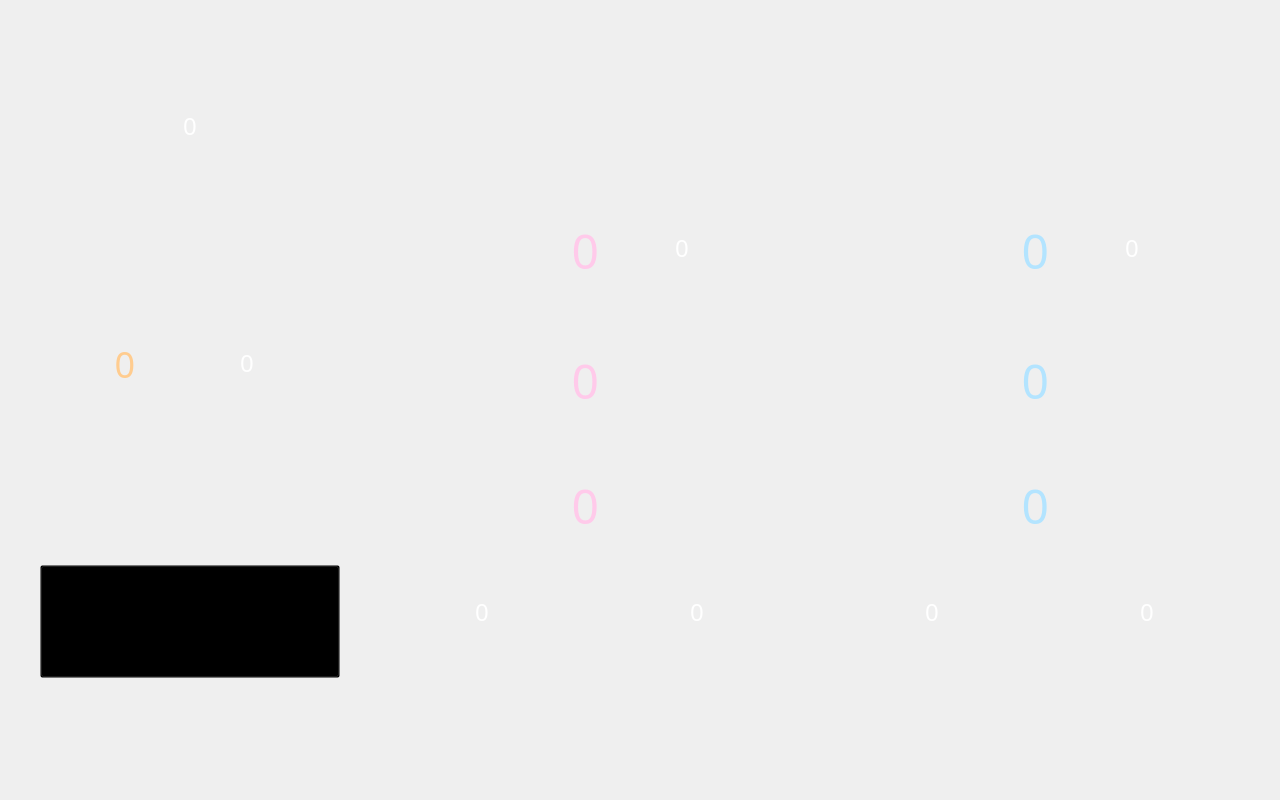
<?xml version="1.0" encoding="UTF-8"?>
<ui version="4.0">
 <class>MainWindow</class>
 <widget class="QMainWindow" name="MainWindow">
  <property name="geometry">
   <rect>
    <x>0</x>
    <y>0</y>
    <width>1280</width>
    <height>800</height>
   </rect>
  </property>
  <property name="windowTitle">
   <string>MainWindow</string>
  </property>
  <property name="autoFillBackground">
   <bool>false</bool>
  </property>
  <property name="styleSheet">
   <string notr="true"/>
  </property>
  <widget class="QWidget" name="centralWidget">
   <property name="autoFillBackground">
    <bool>false</bool>
   </property>
   <property name="styleSheet">
    <string notr="true"/>
   </property>
   <widget class="QWidget" name="waterTmpWg" native="true">
    <property name="geometry">
     <rect>
      <x>40</x>
      <y>180</y>
      <width>300</width>
      <height>245</height>
     </rect>
    </property>
    <property name="styleSheet">
     <string notr="true">#waterTmpWg{
background-image: url(:/images/waterRoomTmpOff_Bg.png);
}</string>
    </property>
    <widget class="QPushButton" name="wtrRomOnOffBt">
     <property name="geometry">
      <rect>
       <x>187</x>
       <y>28</y>
       <width>66</width>
       <height>66</height>
      </rect>
     </property>
     <property name="styleSheet">
      <string notr="true">#wtrRomOnOffBt
{
background: transparent;
border-width:-1px;
padding:-1px;
}

#wtrRomOnOffBt:focus{outline: none;
}</string>
     </property>
     <property name="text">
      <string/>
     </property>
     <property name="icon">
      <iconset resource="image.qrc">
       <normaloff>:/images/tmpOff_Icon.png</normaloff>
       <normalon>:/images/tmpOn_Icon.png</normalon>
       <disabledoff>:/images/tmpOff_Icon.png</disabledoff>:/images/tmpOff_Icon.png</iconset>
     </property>
     <property name="iconSize">
      <size>
       <width>135</width>
       <height>66</height>
      </size>
     </property>
     <property name="checkable">
      <bool>true</bool>
     </property>
     <property name="flat">
      <bool>true</bool>
     </property>
    </widget>
    <widget class="QLabel" name="showTmpLabel">
     <property name="geometry">
      <rect>
       <x>0</x>
       <y>166</y>
       <width>170</width>
       <height>36</height>
      </rect>
     </property>
     <property name="styleSheet">
      <string notr="true">#showTmpLabel
{
font-family:simhei;
color: rgb(255, 204, 143);
font:36px;
}</string>
     </property>
     <property name="text">
      <string>0</string>
     </property>
     <property name="alignment">
      <set>Qt::AlignCenter</set>
     </property>
    </widget>
    <widget class="QLineEdit" name="setWatTmpLE">
     <property name="geometry">
      <rect>
       <x>170</x>
       <y>170</y>
       <width>75</width>
       <height>25</height>
      </rect>
     </property>
     <property name="cursor">
      <cursorShape>ArrowCursor</cursorShape>
     </property>
     <property name="styleSheet">
      <string notr="true">#setWatTmpLE{
background: transparent;
font-family:simhei;
color: rgb(255,255,255);
font:24px;
}
#setWatTmpLE{
border-width:0;border-style:outset
}</string>
     </property>
     <property name="text">
      <string>0</string>
     </property>
     <property name="alignment">
      <set>Qt::AlignCenter</set>
     </property>
     <property name="dragEnabled">
      <bool>false</bool>
     </property>
     <property name="readOnly">
      <bool>true</bool>
     </property>
    </widget>
   </widget>
   <widget class="QLabel" name="sysTmtLabel">
    <property name="geometry">
     <rect>
      <x>40</x>
      <y>8</y>
      <width>300</width>
      <height>25</height>
     </rect>
    </property>
    <property name="styleSheet">
     <string notr="true">#sysTmtLabel
{
font-family:simhei;
color:rgb(255,255,255);
font:24px;
}</string>
    </property>
    <property name="text">
     <string/>
    </property>
   </widget>
   <widget class="QWidget" name="waterGageWg" native="true">
    <property name="geometry">
     <rect>
      <x>40</x>
      <y>445</y>
      <width>300</width>
      <height>100</height>
     </rect>
    </property>
    <property name="styleSheet">
     <string notr="true">#waterGageWg{
image: url(:/images/waterRoomGage_Bg.png);
}</string>
    </property>
    <widget class="QRoundProgressBar" name="WatRoundBar" native="true">
     <property name="geometry">
      <rect>
       <x>190</x>
       <y>20</y>
       <width>60</width>
       <height>60</height>
      </rect>
     </property>
     <property name="palette">
      <palette>
       <active>
        <colorrole role="WindowText">
         <brush brushstyle="SolidPattern">
          <color alpha="255">
           <red>255</red>
           <green>255</green>
           <blue>255</blue>
          </color>
         </brush>
        </colorrole>
        <colorrole role="Button">
         <brush brushstyle="SolidPattern">
          <color alpha="255">
           <red>54</red>
           <green>54</green>
           <blue>61</blue>
          </color>
         </brush>
        </colorrole>
        <colorrole role="Light">
         <brush brushstyle="SolidPattern">
          <color alpha="255">
           <red>239</red>
           <green>41</green>
           <blue>41</blue>
          </color>
         </brush>
        </colorrole>
        <colorrole role="Midlight">
         <brush brushstyle="SolidPattern">
          <color alpha="255">
           <red>255</red>
           <green>255</green>
           <blue>255</blue>
          </color>
         </brush>
        </colorrole>
        <colorrole role="Dark">
         <brush brushstyle="SolidPattern">
          <color alpha="255">
           <red>71</red>
           <green>71</green>
           <blue>71</blue>
          </color>
         </brush>
        </colorrole>
        <colorrole role="Mid">
         <brush brushstyle="SolidPattern">
          <color alpha="255">
           <red>38</red>
           <green>38</green>
           <blue>38</blue>
          </color>
         </brush>
        </colorrole>
        <colorrole role="Text">
         <brush brushstyle="SolidPattern">
          <color alpha="255">
           <red>138</red>
           <green>226</green>
           <blue>52</blue>
          </color>
         </brush>
        </colorrole>
        <colorrole role="BrightText">
         <brush brushstyle="SolidPattern">
          <color alpha="255">
           <red>255</red>
           <green>255</green>
           <blue>255</blue>
          </color>
         </brush>
        </colorrole>
        <colorrole role="ButtonText">
         <brush brushstyle="SolidPattern">
          <color alpha="255">
           <red>255</red>
           <green>255</green>
           <blue>255</blue>
          </color>
         </brush>
        </colorrole>
        <colorrole role="Base">
         <brush brushstyle="SolidPattern">
          <color alpha="255">
           <red>85</red>
           <green>85</green>
           <blue>85</blue>
          </color>
         </brush>
        </colorrole>
        <colorrole role="Window">
         <brush brushstyle="SolidPattern">
          <color alpha="255">
           <red>64</red>
           <green>64</green>
           <blue>71</blue>
          </color>
         </brush>
        </colorrole>
        <colorrole role="Shadow">
         <brush brushstyle="SolidPattern">
          <color alpha="255">
           <red>71</red>
           <green>71</green>
           <blue>71</blue>
          </color>
         </brush>
        </colorrole>
        <colorrole role="Highlight">
         <brush brushstyle="SolidPattern">
          <color alpha="255">
           <red>255</red>
           <green>170</green>
           <blue>0</blue>
          </color>
         </brush>
        </colorrole>
        <colorrole role="AlternateBase">
         <brush brushstyle="SolidPattern">
          <color alpha="255">
           <red>115</red>
           <green>115</green>
           <blue>115</blue>
          </color>
         </brush>
        </colorrole>
        <colorrole role="ToolTipBase">
         <brush brushstyle="SolidPattern">
          <color alpha="255">
           <red>255</red>
           <green>255</green>
           <blue>220</blue>
          </color>
         </brush>
        </colorrole>
        <colorrole role="ToolTipText">
         <brush brushstyle="SolidPattern">
          <color alpha="255">
           <red>0</red>
           <green>0</green>
           <blue>0</blue>
          </color>
         </brush>
        </colorrole>
       </active>
       <inactive>
        <colorrole role="WindowText">
         <brush brushstyle="SolidPattern">
          <color alpha="255">
           <red>255</red>
           <green>255</green>
           <blue>255</blue>
          </color>
         </brush>
        </colorrole>
        <colorrole role="Button">
         <brush brushstyle="SolidPattern">
          <color alpha="255">
           <red>54</red>
           <green>54</green>
           <blue>61</blue>
          </color>
         </brush>
        </colorrole>
        <colorrole role="Light">
         <brush brushstyle="SolidPattern">
          <color alpha="255">
           <red>239</red>
           <green>41</green>
           <blue>41</blue>
          </color>
         </brush>
        </colorrole>
        <colorrole role="Midlight">
         <brush brushstyle="SolidPattern">
          <color alpha="255">
           <red>255</red>
           <green>255</green>
           <blue>255</blue>
          </color>
         </brush>
        </colorrole>
        <colorrole role="Dark">
         <brush brushstyle="SolidPattern">
          <color alpha="255">
           <red>71</red>
           <green>71</green>
           <blue>71</blue>
          </color>
         </brush>
        </colorrole>
        <colorrole role="Mid">
         <brush brushstyle="SolidPattern">
          <color alpha="255">
           <red>38</red>
           <green>38</green>
           <blue>38</blue>
          </color>
         </brush>
        </colorrole>
        <colorrole role="Text">
         <brush brushstyle="SolidPattern">
          <color alpha="255">
           <red>138</red>
           <green>226</green>
           <blue>52</blue>
          </color>
         </brush>
        </colorrole>
        <colorrole role="BrightText">
         <brush brushstyle="SolidPattern">
          <color alpha="255">
           <red>255</red>
           <green>255</green>
           <blue>255</blue>
          </color>
         </brush>
        </colorrole>
        <colorrole role="ButtonText">
         <brush brushstyle="SolidPattern">
          <color alpha="255">
           <red>255</red>
           <green>255</green>
           <blue>255</blue>
          </color>
         </brush>
        </colorrole>
        <colorrole role="Base">
         <brush brushstyle="SolidPattern">
          <color alpha="255">
           <red>85</red>
           <green>85</green>
           <blue>85</blue>
          </color>
         </brush>
        </colorrole>
        <colorrole role="Window">
         <brush brushstyle="SolidPattern">
          <color alpha="255">
           <red>64</red>
           <green>64</green>
           <blue>71</blue>
          </color>
         </brush>
        </colorrole>
        <colorrole role="Shadow">
         <brush brushstyle="SolidPattern">
          <color alpha="255">
           <red>71</red>
           <green>71</green>
           <blue>71</blue>
          </color>
         </brush>
        </colorrole>
        <colorrole role="Highlight">
         <brush brushstyle="SolidPattern">
          <color alpha="255">
           <red>255</red>
           <green>170</green>
           <blue>0</blue>
          </color>
         </brush>
        </colorrole>
        <colorrole role="AlternateBase">
         <brush brushstyle="SolidPattern">
          <color alpha="255">
           <red>115</red>
           <green>115</green>
           <blue>115</blue>
          </color>
         </brush>
        </colorrole>
        <colorrole role="ToolTipBase">
         <brush brushstyle="SolidPattern">
          <color alpha="255">
           <red>255</red>
           <green>255</green>
           <blue>220</blue>
          </color>
         </brush>
        </colorrole>
        <colorrole role="ToolTipText">
         <brush brushstyle="SolidPattern">
          <color alpha="255">
           <red>0</red>
           <green>0</green>
           <blue>0</blue>
          </color>
         </brush>
        </colorrole>
       </inactive>
       <disabled>
        <colorrole role="WindowText">
         <brush brushstyle="SolidPattern">
          <color alpha="255">
           <red>71</red>
           <green>71</green>
           <blue>71</blue>
          </color>
         </brush>
        </colorrole>
        <colorrole role="Button">
         <brush brushstyle="SolidPattern">
          <color alpha="255">
           <red>54</red>
           <green>54</green>
           <blue>61</blue>
          </color>
         </brush>
        </colorrole>
        <colorrole role="Light">
         <brush brushstyle="SolidPattern">
          <color alpha="255">
           <red>239</red>
           <green>41</green>
           <blue>41</blue>
          </color>
         </brush>
        </colorrole>
        <colorrole role="Midlight">
         <brush brushstyle="SolidPattern">
          <color alpha="255">
           <red>255</red>
           <green>255</green>
           <blue>255</blue>
          </color>
         </brush>
        </colorrole>
        <colorrole role="Dark">
         <brush brushstyle="SolidPattern">
          <color alpha="255">
           <red>71</red>
           <green>71</green>
           <blue>71</blue>
          </color>
         </brush>
        </colorrole>
        <colorrole role="Mid">
         <brush brushstyle="SolidPattern">
          <color alpha="255">
           <red>38</red>
           <green>38</green>
           <blue>38</blue>
          </color>
         </brush>
        </colorrole>
        <colorrole role="Text">
         <brush brushstyle="SolidPattern">
          <color alpha="255">
           <red>71</red>
           <green>71</green>
           <blue>71</blue>
          </color>
         </brush>
        </colorrole>
        <colorrole role="BrightText">
         <brush brushstyle="SolidPattern">
          <color alpha="255">
           <red>255</red>
           <green>255</green>
           <blue>255</blue>
          </color>
         </brush>
        </colorrole>
        <colorrole role="ButtonText">
         <brush brushstyle="SolidPattern">
          <color alpha="255">
           <red>71</red>
           <green>71</green>
           <blue>71</blue>
          </color>
         </brush>
        </colorrole>
        <colorrole role="Base">
         <brush brushstyle="SolidPattern">
          <color alpha="255">
           <red>64</red>
           <green>64</green>
           <blue>71</blue>
          </color>
         </brush>
        </colorrole>
        <colorrole role="Window">
         <brush brushstyle="SolidPattern">
          <color alpha="255">
           <red>64</red>
           <green>64</green>
           <blue>71</blue>
          </color>
         </brush>
        </colorrole>
        <colorrole role="Shadow">
         <brush brushstyle="SolidPattern">
          <color alpha="255">
           <red>71</red>
           <green>71</green>
           <blue>71</blue>
          </color>
         </brush>
        </colorrole>
        <colorrole role="Highlight">
         <brush brushstyle="SolidPattern">
          <color alpha="255">
           <red>50</red>
           <green>100</green>
           <blue>150</blue>
          </color>
         </brush>
        </colorrole>
        <colorrole role="AlternateBase">
         <brush brushstyle="SolidPattern">
          <color alpha="255">
           <red>115</red>
           <green>115</green>
           <blue>115</blue>
          </color>
         </brush>
        </colorrole>
        <colorrole role="ToolTipBase">
         <brush brushstyle="SolidPattern">
          <color alpha="255">
           <red>255</red>
           <green>255</green>
           <blue>220</blue>
          </color>
         </brush>
        </colorrole>
        <colorrole role="ToolTipText">
         <brush brushstyle="SolidPattern">
          <color alpha="255">
           <red>0</red>
           <green>0</green>
           <blue>0</blue>
          </color>
         </brush>
        </colorrole>
       </disabled>
      </palette>
     </property>
     <layout class="QVBoxLayout" name="verticalLayout"/>
    </widget>
   </widget>
   <widget class="QWidget" name="strTmtWg" native="true">
    <property name="geometry">
     <rect>
      <x>40</x>
      <y>60</y>
      <width>300</width>
      <height>100</height>
     </rect>
    </property>
    <property name="styleSheet">
     <string notr="true">#strTmtWg{
image: url(:/images/strTmt_Bg.png);
}</string>
    </property>
    <widget class="QLabel" name="strTmtLabel">
     <property name="geometry">
      <rect>
       <x>0</x>
       <y>53</y>
       <width>300</width>
       <height>25</height>
      </rect>
     </property>
     <property name="styleSheet">
      <string notr="true">#strTmtLabel
{
   font-family:simhei;
   color: rgb(255,255,255);
   font:24px;
}</string>
     </property>
     <property name="text">
      <string>0</string>
     </property>
     <property name="alignment">
      <set>Qt::AlignCenter</set>
     </property>
    </widget>
   </widget>
   <widget class="QTabWidget" name="monTabWidget">
    <property name="geometry">
     <rect>
      <x>360</x>
      <y>180</y>
      <width>430</width>
      <height>590</height>
     </rect>
    </property>
    <property name="styleSheet">
     <string notr="true">QTabBar::tab 
{	
    min-width:215px;min-height:90px;
    border-top-left-radius: 0px;
    border-top-right-radius: 0px;
}
QTabBar::tab:selected
{   
     margin-left: 0px;
     margin-right: -16px;
	padding:0px;
}
QTabBar::tab:selected:Disabled
{ 
padding:0px;
}

QTabBar::tab:!selected 
{

	padding:0px;
}
QTabBar::tab:!selected:Disabled
{

	padding:0px;
}

QTabWidget::pane
{
	border: 0px;
	top:0px;
	left: 0px;
}</string>
    </property>
    <property name="tabPosition">
     <enum>QTabWidget::South</enum>
    </property>
    <property name="tabShape">
     <enum>QTabWidget::Rounded</enum>
    </property>
    <property name="currentIndex">
     <number>0</number>
    </property>
    <property name="iconSize">
     <size>
      <width>215</width>
      <height>90</height>
     </size>
    </property>
    <property name="usesScrollButtons">
     <bool>false</bool>
    </property>
    <widget class="QWidget" name="prePourTab">
     <attribute name="icon">
      <iconset resource="image.qrc">
       <normaloff>:/images/prePourOff_Icon.png</normaloff>
       <normalon>:/images/prePourOn_Icon.png</normalon>
       <disabledoff>:/images/prePourOff_Icon.png</disabledoff>
       <disabledon>:/images/prePourDis_Icon.png</disabledon>:/images/prePourOff_Icon.png</iconset>
     </attribute>
     <attribute name="title">
      <string/>
     </attribute>
     <widget class="QWidget" name="prePourWg" native="true">
      <property name="geometry">
       <rect>
        <x>0</x>
        <y>0</y>
        <width>430</width>
        <height>500</height>
       </rect>
      </property>
      <property name="styleSheet">
       <string notr="true">#prePourWg{
	background-image: url(:/images/monDataPrePour_Bg.png);
}
#prePourWg:Disabled{
background-image: url(:/images/monDataPrePourOff_Bg.png);
}</string>
      </property>
      <widget class="QLabel" name="preFlowLb">
       <property name="geometry">
        <rect>
         <x>99</x>
         <y>170</y>
         <width>140</width>
         <height>60</height>
        </rect>
       </property>
       <property name="styleSheet">
        <string notr="true">#preFlowLb
{
color: rgb(255, 202, 234);
font-family:simhei;
font:bold;
font:48px;
}</string>
       </property>
       <property name="text">
        <string>0</string>
       </property>
       <property name="alignment">
        <set>Qt::AlignRight|Qt::AlignTrailing|Qt::AlignVCenter</set>
       </property>
      </widget>
      <widget class="QLabel" name="preTmpLb">
       <property name="geometry">
        <rect>
         <x>99</x>
         <y>295</y>
         <width>140</width>
         <height>60</height>
        </rect>
       </property>
       <property name="styleSheet">
        <string notr="true">#preTmpLb
{
color: rgb(255, 202, 234);
font-family:simhei;
font:bold;
font:48px;
}</string>
       </property>
       <property name="text">
        <string>0</string>
       </property>
       <property name="alignment">
        <set>Qt::AlignRight|Qt::AlignTrailing|Qt::AlignVCenter</set>
       </property>
      </widget>
      <widget class="QLabel" name="prePressLb">
       <property name="geometry">
        <rect>
         <x>115</x>
         <y>419</y>
         <width>70</width>
         <height>25</height>
        </rect>
       </property>
       <property name="styleSheet">
        <string notr="true">#prePressLb
{
font-family:simhei;
color:rgb(255,255,255);
font:24px;
}</string>
       </property>
       <property name="text">
        <string>0</string>
       </property>
       <property name="alignment">
        <set>Qt::AlignLeading|Qt::AlignLeft|Qt::AlignVCenter</set>
       </property>
      </widget>
      <widget class="QLineEdit" name="preSpeedSetLE">
       <property name="geometry">
        <rect>
         <x>285</x>
         <y>48</y>
         <width>75</width>
         <height>40</height>
        </rect>
       </property>
       <property name="styleSheet">
        <string notr="true">#preSpeedSetLE{
background: transparent;
color:rgb(255,255,255);
font-family:simhei;
font:24px;
}
QLineEdit{
border-width:0;border-style:outset
}</string>
       </property>
       <property name="text">
        <string>0</string>
       </property>
       <property name="alignment">
        <set>Qt::AlignCenter</set>
       </property>
      </widget>
      <widget class="QLabel" name="preSpeedLb">
       <property name="geometry">
        <rect>
         <x>99</x>
         <y>40</y>
         <width>140</width>
         <height>60</height>
        </rect>
       </property>
       <property name="styleSheet">
        <string notr="true">#preSpeedLb
{
color: rgb(255, 202, 234);
font-family:simhei;
font:bold;
font:48px;
}</string>
       </property>
       <property name="text">
        <string>0</string>
       </property>
       <property name="alignment">
        <set>Qt::AlignRight|Qt::AlignTrailing|Qt::AlignVCenter</set>
       </property>
      </widget>
      <widget class="QLabel" name="preFloRLb">
       <property name="geometry">
        <rect>
         <x>330</x>
         <y>419</y>
         <width>70</width>
         <height>25</height>
        </rect>
       </property>
       <property name="styleSheet">
        <string notr="true">#preFloRLb
{
font-family:simhei;
color:rgb(255,255,255);
font:24px;
}</string>
       </property>
       <property name="text">
        <string>0</string>
       </property>
       <property name="alignment">
        <set>Qt::AlignLeading|Qt::AlignLeft|Qt::AlignVCenter</set>
       </property>
      </widget>
     </widget>
    </widget>
    <widget class="QWidget" name="pourTab">
     <property name="maximumSize">
      <size>
       <width>814</width>
       <height>562</height>
      </size>
     </property>
     <property name="sizeIncrement">
      <size>
       <width>814</width>
       <height>562</height>
      </size>
     </property>
     <attribute name="icon">
      <iconset resource="image.qrc">
       <normaloff>:/images/pourOff_Icon.png</normaloff>
       <normalon>:/images/pourOn_Icon.png</normalon>
       <disabledoff>:/images/pourDis_Icon.png</disabledoff>
       <disabledon>:/images/pourDis_Icon.png</disabledon>:/images/pourOff_Icon.png</iconset>
     </attribute>
     <attribute name="title">
      <string/>
     </attribute>
     <widget class="QWidget" name="pourWg" native="true">
      <property name="geometry">
       <rect>
        <x>0</x>
        <y>0</y>
        <width>430</width>
        <height>500</height>
       </rect>
      </property>
      <property name="styleSheet">
       <string notr="true">#pourWg{
background-image: url(:/images/monDataPour_Bg.png);

}</string>
      </property>
      <widget class="QLabel" name="pourFlowLb">
       <property name="geometry">
        <rect>
         <x>99</x>
         <y>170</y>
         <width>140</width>
         <height>60</height>
        </rect>
       </property>
       <property name="styleSheet">
        <string notr="true">#pourFlowLb
{
color: rgb(255, 202, 234);
font-family:simhei;
font:bold;
font:48px;
}</string>
       </property>
       <property name="text">
        <string>0</string>
       </property>
       <property name="alignment">
        <set>Qt::AlignRight|Qt::AlignTrailing|Qt::AlignVCenter</set>
       </property>
      </widget>
      <widget class="QLabel" name="pourTmpLb">
       <property name="geometry">
        <rect>
         <x>99</x>
         <y>295</y>
         <width>140</width>
         <height>60</height>
        </rect>
       </property>
       <property name="styleSheet">
        <string notr="true">#pourTmpLb
{
color: rgb(255, 202, 234);
font-family:simhei;
font:bold;
font:48px;
}</string>
       </property>
       <property name="text">
        <string>0</string>
       </property>
       <property name="alignment">
        <set>Qt::AlignRight|Qt::AlignTrailing|Qt::AlignVCenter</set>
       </property>
      </widget>
      <widget class="QLabel" name="pourSpeedLb">
       <property name="geometry">
        <rect>
         <x>115</x>
         <y>419</y>
         <width>70</width>
         <height>25</height>
        </rect>
       </property>
       <property name="styleSheet">
        <string notr="true">#pourSpeedLb
{
font-family:simhei;
color:rgb(255,255,255);
font:24px;
}</string>
       </property>
       <property name="text">
        <string>0</string>
       </property>
       <property name="alignment">
        <set>Qt::AlignLeading|Qt::AlignLeft|Qt::AlignVCenter</set>
       </property>
      </widget>
      <widget class="QLineEdit" name="pourPressSetLE">
       <property name="geometry">
        <rect>
         <x>285</x>
         <y>48</y>
         <width>75</width>
         <height>40</height>
        </rect>
       </property>
       <property name="styleSheet">
        <string notr="true">#pourPressSetLE{
background: transparent;
color:rgb(255,255,255);
font-family:simhei;
font:24px;
}
QLineEdit{
border-width:0;border-style:outset
}</string>
       </property>
       <property name="text">
        <string>0</string>
       </property>
       <property name="alignment">
        <set>Qt::AlignCenter</set>
       </property>
      </widget>
      <widget class="QLabel" name="pourPressLb">
       <property name="geometry">
        <rect>
         <x>99</x>
         <y>40</y>
         <width>140</width>
         <height>60</height>
        </rect>
       </property>
       <property name="styleSheet">
        <string notr="true">#pourPressLb
{
color: rgb(255, 202, 234);
font-family:simhei;
font:bold;
font:48px;
}</string>
       </property>
       <property name="text">
        <string>0</string>
       </property>
       <property name="alignment">
        <set>Qt::AlignRight|Qt::AlignTrailing|Qt::AlignVCenter</set>
       </property>
      </widget>
      <widget class="QLabel" name="pourFloRLb">
       <property name="geometry">
        <rect>
         <x>330</x>
         <y>419</y>
         <width>70</width>
         <height>25</height>
        </rect>
       </property>
       <property name="styleSheet">
        <string notr="true">#pourFloRLb
{
font-family:simhei;
color:rgb(255,255,255);
font:24px;
}</string>
       </property>
       <property name="text">
        <string>0</string>
       </property>
       <property name="alignment">
        <set>Qt::AlignLeading|Qt::AlignLeft|Qt::AlignVCenter</set>
       </property>
      </widget>
     </widget>
    </widget>
   </widget>
   <widget class="QWidget" name="alarmWg" native="true">
    <property name="geometry">
     <rect>
      <x>40</x>
      <y>565</y>
      <width>300</width>
      <height>115</height>
     </rect>
    </property>
    <property name="styleSheet">
     <string notr="true">#alarmWg
{
	border: 0px;
	top:0px;
	left: 0px;
}</string>
    </property>
    <widget class="QLabel" name="almShowLb">
     <property name="geometry">
      <rect>
       <x>0</x>
       <y>0</y>
       <width>300</width>
       <height>115</height>
      </rect>
     </property>
     <property name="styleSheet">
      <string notr="true">#almShowLb{
background-image: url(:/images/alarm.png);
   font-family:simhei;
   font:bold;
   font:26px;
}</string>
     </property>
     <property name="text">
      <string/>
     </property>
     <property name="alignment">
      <set>Qt::AlignCenter</set>
     </property>
    </widget>
    <widget class="QPushButton" name="almShowBtn">
     <property name="geometry">
      <rect>
       <x>0</x>
       <y>0</y>
       <width>300</width>
       <height>113</height>
      </rect>
     </property>
     <property name="styleSheet">
      <string notr="true">#almShowBtn{
background: transparent;
border-width:-1px;
padding:-1px
}
#almShowBtn:focus{outline: none;
}</string>
     </property>
     <property name="text">
      <string/>
     </property>
     <property name="checkable">
      <bool>false</bool>
     </property>
     <property name="flat">
      <bool>false</bool>
     </property>
    </widget>
   </widget>
   <widget class="QPushButton" name="almOnOffBtn">
    <property name="geometry">
     <rect>
      <x>147</x>
      <y>700</y>
      <width>86</width>
      <height>60</height>
     </rect>
    </property>
    <property name="styleSheet">
     <string notr="true">#almOnOffBtn{
background: transparent;
border-width:-1px;
padding:-1px;
}
#almOnOffBtn:focus{outline: none;
}</string>
    </property>
    <property name="text">
     <string/>
    </property>
    <property name="icon">
     <iconset resource="image.qrc">
      <normaloff>:/images/alarmDis_Icon.png</normaloff>
      <normalon>:/images/alarmOn_Icon.png</normalon>
      <disabledoff>:/images/alarmOff_Icon.png</disabledoff>:/images/alarmDis_Icon.png</iconset>
    </property>
    <property name="iconSize">
     <size>
      <width>86</width>
      <height>60</height>
     </size>
    </property>
    <property name="checkable">
     <bool>true</bool>
    </property>
    <property name="flat">
     <bool>true</bool>
    </property>
   </widget>
   <widget class="QPushButton" name="sysSetBtn">
    <property name="geometry">
     <rect>
      <x>254</x>
      <y>700</y>
      <width>86</width>
      <height>60</height>
     </rect>
    </property>
    <property name="styleSheet">
     <string notr="true">#sysSetBtn{
background: transparent;
border-width:-1px;
padding:-1px;
}
#sysSetBtn:focus{outline: none;
}</string>
    </property>
    <property name="text">
     <string/>
    </property>
    <property name="icon">
     <iconset resource="image.qrc">
      <normaloff>:/images/sysSet_Icon.png</normaloff>:/images/sysSet_Icon.png</iconset>
    </property>
    <property name="iconSize">
     <size>
      <width>86</width>
      <height>60</height>
     </size>
    </property>
    <property name="flat">
     <bool>true</bool>
    </property>
   </widget>
   <widget class="QPushButton" name="unLockScreenBtn">
    <property name="geometry">
     <rect>
      <x>40</x>
      <y>700</y>
      <width>86</width>
      <height>60</height>
     </rect>
    </property>
    <property name="styleSheet">
     <string notr="true">#unLockScreenBtn{
background: transparent;
border-width:-1px;
padding:-1px;
}
#unLockScreenBtn:focus{outline: none;
}</string>
    </property>
    <property name="text">
     <string/>
    </property>
    <property name="icon">
     <iconset resource="image.qrc">
      <normaloff>:/images/unLocking_Icon.png</normaloff>:/images/unLocking_Icon.png</iconset>
    </property>
    <property name="iconSize">
     <size>
      <width>86</width>
      <height>60</height>
     </size>
    </property>
    <property name="flat">
     <bool>true</bool>
    </property>
   </widget>
   <widget class="QWidget" name="arteryHeadWidget" native="true">
    <property name="geometry">
     <rect>
      <x>360</x>
      <y>60</y>
      <width>430</width>
      <height>120</height>
     </rect>
    </property>
    <property name="styleSheet">
     <string notr="true">#arteryHeadWidget{
background-image: url(:/images/arteryHeadDis_Bg.png);
}</string>
    </property>
    <widget class="QPushButton" name="BPStrBtn">
     <property name="geometry">
      <rect>
       <x>302</x>
       <y>27</y>
       <width>66</width>
       <height>66</height>
      </rect>
     </property>
     <property name="styleSheet">
      <string notr="true">#BPStrBtn
{
background: transparent;
border-width:-1px;
padding:-1px;
}

#BPStrBtn:focus{outline: none;
}</string>
     </property>
     <property name="text">
      <string/>
     </property>
     <property name="icon">
      <iconset resource="image.qrc">
       <normaloff>:/images/BP_Stop_Icon.png</normaloff>
       <normalon>:/images/BP_Start_Icon.png</normalon>:/images/BP_Stop_Icon.png</iconset>
     </property>
     <property name="iconSize">
      <size>
       <width>139</width>
       <height>139</height>
      </size>
     </property>
     <property name="checkable">
      <bool>true</bool>
     </property>
     <property name="flat">
      <bool>true</bool>
     </property>
    </widget>
   </widget>
   <widget class="QWidget" name="veinHeadWidget" native="true">
    <property name="geometry">
     <rect>
      <x>810</x>
      <y>60</y>
      <width>430</width>
      <height>120</height>
     </rect>
    </property>
    <property name="styleSheet">
     <string notr="true">#veinHeadWidget{
background-image: url(:/images/veinHeadDis_Bg.png);
}
</string>
    </property>
    <widget class="QPushButton" name="BPStrBtnV">
     <property name="geometry">
      <rect>
       <x>302</x>
       <y>27</y>
       <width>66</width>
       <height>66</height>
      </rect>
     </property>
     <property name="styleSheet">
      <string notr="true">#BPStrBtnV
{
background: transparent;
border-width:-1px;
padding:-1px;
}

#BPStrBtnV:focus{outline: none;
}</string>
     </property>
     <property name="text">
      <string/>
     </property>
     <property name="icon">
      <iconset resource="image.qrc">
       <normaloff>:/images/vBP_Stop_Icon.png</normaloff>
       <normalon>:/images/vBP_Start_Icon.png</normalon>:/images/vBP_Stop_Icon.png</iconset>
     </property>
     <property name="iconSize">
      <size>
       <width>139</width>
       <height>139</height>
      </size>
     </property>
     <property name="checkable">
      <bool>true</bool>
     </property>
     <property name="flat">
      <bool>true</bool>
     </property>
    </widget>
   </widget>
   <widget class="QTabWidget" name="VmonTabWidget">
    <property name="geometry">
     <rect>
      <x>810</x>
      <y>180</y>
      <width>430</width>
      <height>590</height>
     </rect>
    </property>
    <property name="styleSheet">
     <string notr="true">QTabBar::tab 
{	
    min-width:215px;min-height:90px;
    border-top-left-radius: 0px;
    border-top-right-radius: 0px;
}
QTabBar::tab:selected
{   
 
     margin-left: 0px;
     margin-right: -16px;

	padding:0px;
}
QTabBar::tab:selected:Disabled
{ 

padding:0px;
}

QTabBar::tab:!selected 
{

	padding:0px;
}
QTabBar::tab:!selected:Disabled
{

	padding:0px;
}

QTabWidget::pane
{
	border: 0px;
	top:0px;
	left: 0px;
}</string>
    </property>
    <property name="tabPosition">
     <enum>QTabWidget::South</enum>
    </property>
    <property name="currentIndex">
     <number>0</number>
    </property>
    <property name="iconSize">
     <size>
      <width>215</width>
      <height>90</height>
     </size>
    </property>
    <property name="usesScrollButtons">
     <bool>false</bool>
    </property>
    <widget class="QWidget" name="prePourTabV">
     <attribute name="icon">
      <iconset resource="image.qrc">
       <normaloff>:/images/prePourOff_Icon.png</normaloff>
       <normalon>:/images/prePourOn_IconV.png</normalon>
       <disabledoff>:/images/prePourDis_IconV.png</disabledoff>
       <disabledon>:/images/prePourDis_IconV.png</disabledon>:/images/prePourOff_Icon.png</iconset>
     </attribute>
     <attribute name="title">
      <string/>
     </attribute>
     <widget class="QWidget" name="prePourWgV" native="true">
      <property name="geometry">
       <rect>
        <x>0</x>
        <y>0</y>
        <width>430</width>
        <height>500</height>
       </rect>
      </property>
      <property name="styleSheet">
       <string notr="true">#prePourWgV{
background-image: url(:/images/monDataPrePour_Bg.png);
}
#prePourWgV:Disabled{
background-image: url(:/images/monDataPrePourOff_Bg.png);
}</string>
      </property>
      <widget class="QLabel" name="preFlowLbV">
       <property name="geometry">
        <rect>
         <x>99</x>
         <y>170</y>
         <width>140</width>
         <height>60</height>
        </rect>
       </property>
       <property name="styleSheet">
        <string notr="true">#preFlowLbV
{
color: rgb(179, 228, 255);
font-family:simhei;
font:bold;
font:48px;
}</string>
       </property>
       <property name="text">
        <string>0</string>
       </property>
       <property name="alignment">
        <set>Qt::AlignRight|Qt::AlignTrailing|Qt::AlignVCenter</set>
       </property>
      </widget>
      <widget class="QLabel" name="preTmpLbV">
       <property name="geometry">
        <rect>
         <x>99</x>
         <y>295</y>
         <width>140</width>
         <height>60</height>
        </rect>
       </property>
       <property name="styleSheet">
        <string notr="true">#preTmpLbV
{
color: rgb(179, 228, 255);
font-family:simhei;
font:bold;
font:48px;
}</string>
       </property>
       <property name="text">
        <string>0</string>
       </property>
       <property name="alignment">
        <set>Qt::AlignRight|Qt::AlignTrailing|Qt::AlignVCenter</set>
       </property>
      </widget>
      <widget class="QLabel" name="prePressLbV">
       <property name="geometry">
        <rect>
         <x>115</x>
         <y>419</y>
         <width>70</width>
         <height>25</height>
        </rect>
       </property>
       <property name="styleSheet">
        <string notr="true">#prePressLbV
{
font-family:simhei;
color:rgb(255,255,255);
font:24px;
}</string>
       </property>
       <property name="text">
        <string>0</string>
       </property>
       <property name="alignment">
        <set>Qt::AlignLeading|Qt::AlignLeft|Qt::AlignVCenter</set>
       </property>
      </widget>
      <widget class="QLineEdit" name="preSpeedSetLEV">
       <property name="geometry">
        <rect>
         <x>285</x>
         <y>48</y>
         <width>75</width>
         <height>40</height>
        </rect>
       </property>
       <property name="styleSheet">
        <string notr="true">#preSpeedSetLEV{
background: transparent;
color:rgb(255,255,255);
font-family:simhei;
font:24px;
}
QLineEdit{
border-width:0;border-style:outset
}</string>
       </property>
       <property name="text">
        <string>0</string>
       </property>
       <property name="alignment">
        <set>Qt::AlignCenter</set>
       </property>
      </widget>
      <widget class="QLabel" name="preSpeedLbV">
       <property name="geometry">
        <rect>
         <x>99</x>
         <y>40</y>
         <width>140</width>
         <height>60</height>
        </rect>
       </property>
       <property name="styleSheet">
        <string notr="true">#preSpeedLbV
{
color: rgb(179, 228, 255);
font-family:simhei;
font:bold;
font:48px;
}</string>
       </property>
       <property name="text">
        <string>0</string>
       </property>
       <property name="alignment">
        <set>Qt::AlignRight|Qt::AlignTrailing|Qt::AlignVCenter</set>
       </property>
      </widget>
      <widget class="QLabel" name="preFloRLbV">
       <property name="geometry">
        <rect>
         <x>330</x>
         <y>419</y>
         <width>70</width>
         <height>25</height>
        </rect>
       </property>
       <property name="styleSheet">
        <string notr="true">#preFloRLbV
{
font-family:simhei;
color:rgb(255,255,255);
font:24px;
}</string>
       </property>
       <property name="text">
        <string>0</string>
       </property>
       <property name="alignment">
        <set>Qt::AlignLeading|Qt::AlignLeft|Qt::AlignVCenter</set>
       </property>
      </widget>
     </widget>
    </widget>
    <widget class="QWidget" name="pourTabV">
     <property name="maximumSize">
      <size>
       <width>814</width>
       <height>562</height>
      </size>
     </property>
     <property name="sizeIncrement">
      <size>
       <width>814</width>
       <height>562</height>
      </size>
     </property>
     <attribute name="icon">
      <iconset resource="image.qrc">
       <normaloff>:/images/pourOff_Icon.png</normaloff>
       <normalon>:/images/pourOn_IconV.png</normalon>
       <disabledoff>:/images/pourDis_Icon.png</disabledoff>
       <disabledon>:/images/pourDis_Icon.png</disabledon>:/images/pourOff_Icon.png</iconset>
     </attribute>
     <attribute name="title">
      <string/>
     </attribute>
     <widget class="QWidget" name="pourWgV" native="true">
      <property name="geometry">
       <rect>
        <x>0</x>
        <y>0</y>
        <width>430</width>
        <height>500</height>
       </rect>
      </property>
      <property name="styleSheet">
       <string notr="true">#pourWgV{
background-image: url(:/images/monDataPour_Bg.png);

}</string>
      </property>
      <widget class="QLabel" name="pourFlowLbV">
       <property name="geometry">
        <rect>
         <x>99</x>
         <y>170</y>
         <width>140</width>
         <height>60</height>
        </rect>
       </property>
       <property name="styleSheet">
        <string notr="true">#pourFlowLbV
{
color: rgb(179, 228, 255);
font-family:simhei;
font:bold;
font:48px;
}</string>
       </property>
       <property name="text">
        <string>0</string>
       </property>
       <property name="alignment">
        <set>Qt::AlignRight|Qt::AlignTrailing|Qt::AlignVCenter</set>
       </property>
      </widget>
      <widget class="QLabel" name="pourTmpLbV">
       <property name="geometry">
        <rect>
         <x>99</x>
         <y>295</y>
         <width>140</width>
         <height>60</height>
        </rect>
       </property>
       <property name="styleSheet">
        <string notr="true">#pourTmpLbV
{
color: rgb(179, 228, 255);
font-family:simhei;
font:bold;
font:48px;
}</string>
       </property>
       <property name="text">
        <string>0</string>
       </property>
       <property name="alignment">
        <set>Qt::AlignRight|Qt::AlignTrailing|Qt::AlignVCenter</set>
       </property>
      </widget>
      <widget class="QLabel" name="pourSpeedLbV">
       <property name="geometry">
        <rect>
         <x>115</x>
         <y>419</y>
         <width>70</width>
         <height>25</height>
        </rect>
       </property>
       <property name="styleSheet">
        <string notr="true">#pourSpeedLbV
{
font-family:simhei;
color:rgb(255,255,255);
font:24px;
}</string>
       </property>
       <property name="text">
        <string>0</string>
       </property>
       <property name="alignment">
        <set>Qt::AlignLeading|Qt::AlignLeft|Qt::AlignVCenter</set>
       </property>
      </widget>
      <widget class="QLineEdit" name="pourPressSetLEV">
       <property name="geometry">
        <rect>
         <x>285</x>
         <y>48</y>
         <width>75</width>
         <height>40</height>
        </rect>
       </property>
       <property name="styleSheet">
        <string notr="true">#pourPressSetLEV{
background: transparent;
color:rgb(255,255,255);
font-family:simhei;
font:24px;
}
QLineEdit{
border-width:0;border-style:outset
}</string>
       </property>
       <property name="text">
        <string>0</string>
       </property>
       <property name="alignment">
        <set>Qt::AlignCenter</set>
       </property>
      </widget>
      <widget class="QLabel" name="pourPressLbV">
       <property name="geometry">
        <rect>
         <x>99</x>
         <y>40</y>
         <width>140</width>
         <height>60</height>
        </rect>
       </property>
       <property name="styleSheet">
        <string notr="true">#pourPressLbV
{
color: rgb(179, 228, 255);
font-family:simhei;
font:bold;
font:48px;
}</string>
       </property>
       <property name="text">
        <string>0</string>
       </property>
       <property name="alignment">
        <set>Qt::AlignRight|Qt::AlignTrailing|Qt::AlignVCenter</set>
       </property>
      </widget>
      <widget class="QLabel" name="pourFloRLbV">
       <property name="geometry">
        <rect>
         <x>330</x>
         <y>419</y>
         <width>70</width>
         <height>25</height>
        </rect>
       </property>
       <property name="styleSheet">
        <string notr="true">#pourFloRLbV
{
font-family:simhei;
color:rgb(255,255,255);
font:24px;
}</string>
       </property>
       <property name="text">
        <string>0</string>
       </property>
       <property name="alignment">
        <set>Qt::AlignLeading|Qt::AlignLeft|Qt::AlignVCenter</set>
       </property>
      </widget>
     </widget>
    </widget>
   </widget>
   <widget class="BatteryLogManage" name="batWidget" native="true">
    <property name="geometry">
     <rect>
      <x>1160</x>
      <y>12</y>
      <width>35</width>
      <height>17</height>
     </rect>
    </property>
   </widget>
   <widget class="QLabel" name="batSocLabel">
    <property name="geometry">
     <rect>
      <x>1116</x>
      <y>6</y>
      <width>38</width>
      <height>18</height>
     </rect>
    </property>
    <property name="styleSheet">
     <string notr="true">#batSocLabel
{
color: rgb(255, 255, 255);
font-family:simhei;
font:bold;
font:16px;
}</string>
    </property>
    <property name="text">
     <string/>
    </property>
    <property name="alignment">
     <set>Qt::AlignCenter</set>
    </property>
   </widget>
   <widget class="QLabel" name="chgIconLb">
    <property name="geometry">
     <rect>
      <x>1170</x>
      <y>5</y>
      <width>13</width>
      <height>7</height>
     </rect>
    </property>
    <property name="styleSheet">
     <string notr="true">#chgIconLb{
image: url(:/images/chgLog_Icon.png);
}</string>
    </property>
    <property name="text">
     <string/>
    </property>
   </widget>
   <widget class="QWidget" name="acLinkLog" native="true">
    <property name="geometry">
     <rect>
      <x>1203</x>
      <y>12</y>
      <width>36</width>
      <height>17</height>
     </rect>
    </property>
   </widget>
   <widget class="QWidget" name="batLinkLog" native="true">
    <property name="geometry">
     <rect>
      <x>1090</x>
      <y>6</y>
      <width>17</width>
      <height>17</height>
     </rect>
    </property>
   </widget>
  </widget>
 </widget>
 <layoutdefault spacing="6" margin="11"/>
 <customwidgets>
  <customwidget>
   <class>QRoundProgressBar</class>
   <extends>QWidget</extends>
   <header>QRoundProgressBar.h</header>
   <container>1</container>
  </customwidget>
  <customwidget>
   <class>BatteryLogManage</class>
   <extends>QWidget</extends>
   <header>batterylogmanage.h</header>
   <container>1</container>
  </customwidget>
 </customwidgets>
 <resources>
  <include location="image.qrc"/>
 </resources>
 <connections/>
</ui>
